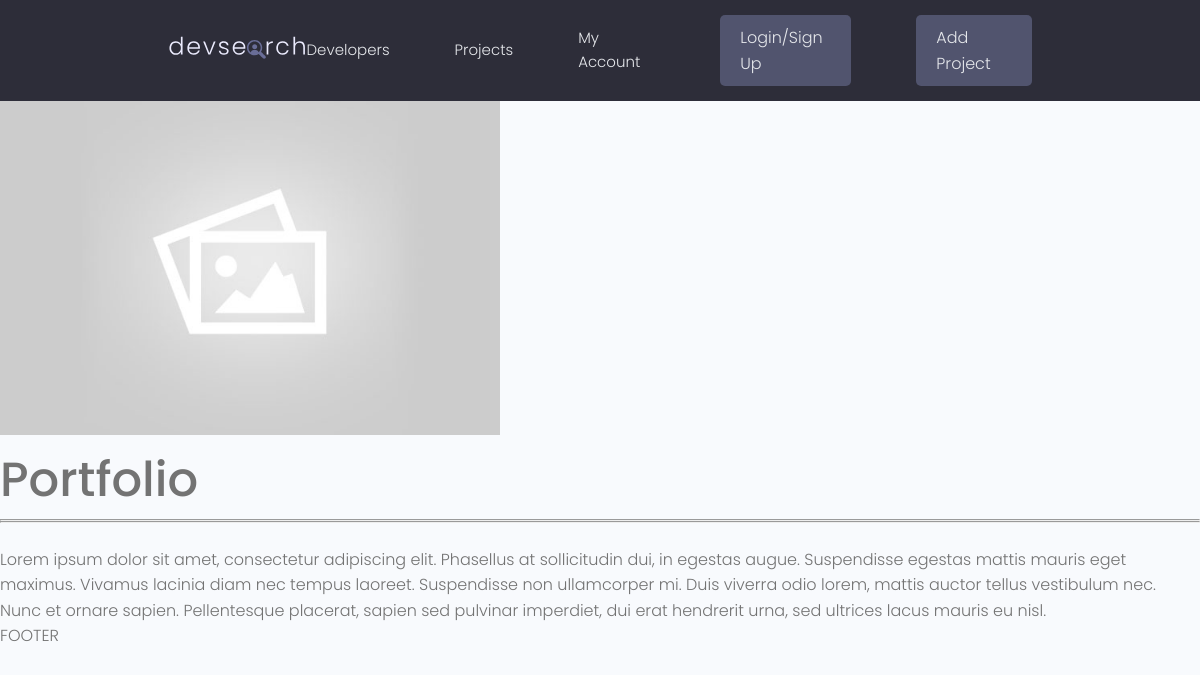
Page /project/3fa8b046-4fe5-4eda-aa42-b27f4421eb34/ on the committed database.
### projects/models.py (models this page shows, shortened)
class Project(models.Model):
    title = models.CharField(max_length=200)
    description = models.TextField(null=True, blank=True) #makes it not mandatory; null=false by default
    featured_image = models.ImageField(null=True, blank=True, default="default.jpg") #need to pip install pillow to use this
    demo_link = models.CharField(max_length=2000, null=True, blank=True)
    source_link = models.CharField(max_length=2000, null=True, blank=True)
    tags = models.ManyToManyField('Tag', blank=True)
    vote_total = models.IntegerField(default=0, null=True, blank=True)
    vote_ratio = models.IntegerField(default=0, null=True, blank=True)
    created = models.DateTimeField(auto_now_add=True)
    id = models.UUIDField(default=uuid.uuid4, unique=True, primary_key=True, editable=False)

### projects/views.py (the view)
# urls.py: path('project/<str:pk>/',views.project, name="project"), #pk = primary key; can also use slug or int
def project(request, pk): #pk: dynamic value (primary key)
    projectObj = Project.objects.get(id=pk)
    return render(request, 'projects/single-project.html', {'project':projectObj})

### projects/templates/projects/single-project.html (shortened to what this page needs)
{% extends 'main.html' %}
{% block content %}
<img style="max-width: 500px;" src="{{ project.featured_image.url }}">
<h1>{{project.title}}</h1>
<hr>
<hr>
<br>
<p>{{project.description}}</p>
{% endblock content %}

### static/styles/app.css (style rules this page uses)
:root { --color-sub: #2d2d39; }
img { width: 100%; }

### static/uikit/styles/modules/_variables.css (style rules this page uses)
:root { --color-main: #5aa5b9; --color-main-light: #e6faff; --color-sub: #3f4156; --color-sub-light: #51546e; --color-sub-lighter: #ededfd; --color-text: #737373; --color-gray: #8b8b8b; --color-light: #e5e7eb; --color-light-gray: #767676; --color-bg: #f8fafd; --color-white: #fffefd; --color-white-light: #f3f3f3; --color-success: #359e64; --color-success-bg: #def8e8; --color-error: #fc4b0b; --color-error-bg: #fff2ee; --font-base: 'Poppins', arial, helvetica, 'Segoe UI', roboto, ubuntu, sans-serif; --font-monospace: 'Fira Code', 'Courier New', courier, monospace; --font-regular: 300; --font-medium: 500; --font-bold: 700; --generic-shadow: 1px 1px 5px #00000010; --generic-transition: all 0.3s ease-in-out; }

### static/uikit/styles/modules/_base.css (style rules this page uses)
* { margin: 0; padding: 0; box-sizing: border-box; text-rendering: optimizeLegibility; color: inherit; font-size: inherit; }
html { font-size: 50%; }
@media only screen and (min-width: 480px) { html { font-size: 56.25%; } }
@media only screen and (min-width: 1200px) { html { font-size: 62.5%; } }
body { line-height: 1.6; font-weight: 400; font-size: 1.5rem; color: var(--color-text); background-color: var(--color-bg); min-height: 100vh; }

### static/uikit/styles/modules/_typography.css (style rules this page uses)
* { font-family: var(--font-base); }
h1 { font-size: 4.8rem; font-weight: var(--font-medium); }
p, span, strong { font-size: 1.6rem; color: var(--color-text); font-weight: var(--font-regular); }

### rows in the picture
Project: featured_image (placeholder picture), title "Portfolio", description "Lorem ipsum dolor sit amet, consectetur adipiscing elit. Phasellus at sollicitudin dui, in egestas augue. Suspendisse egestas mattis mauris eget maximus. Vivamus lacinia diam nec tempus laoreet. Suspendisse non ullamcorper mi. Duis viverra odio lorem, mattis auctor tellus vestibulum nec. Nunc et ornare sapien. Pellentesque placerat, sapien sed pulvinar imperdiet, dui erat hendrerit urna, sed ultrices lacus mauris eu nisl."
